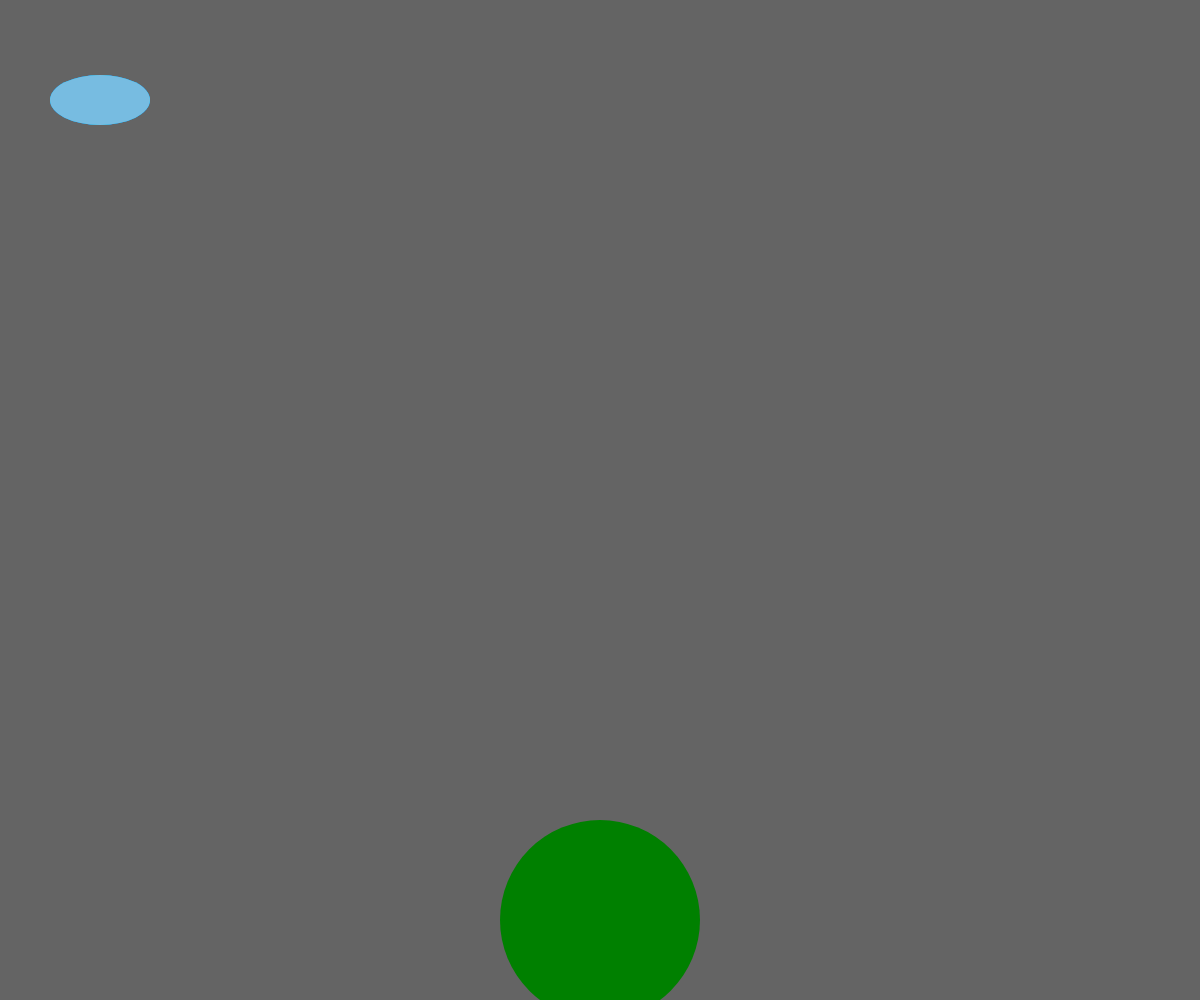
Frame 1 (no input)
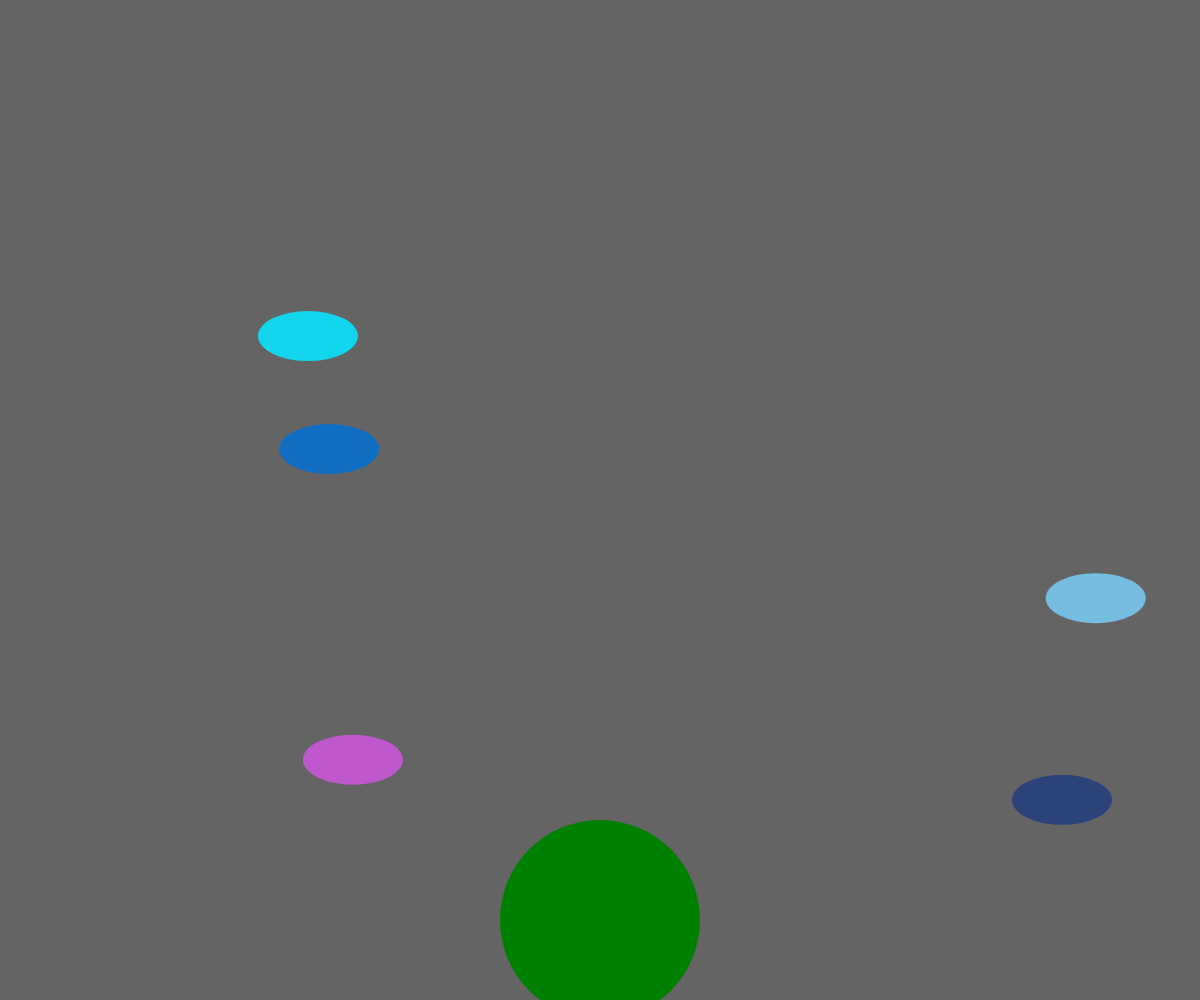
Frame 60 (no input)
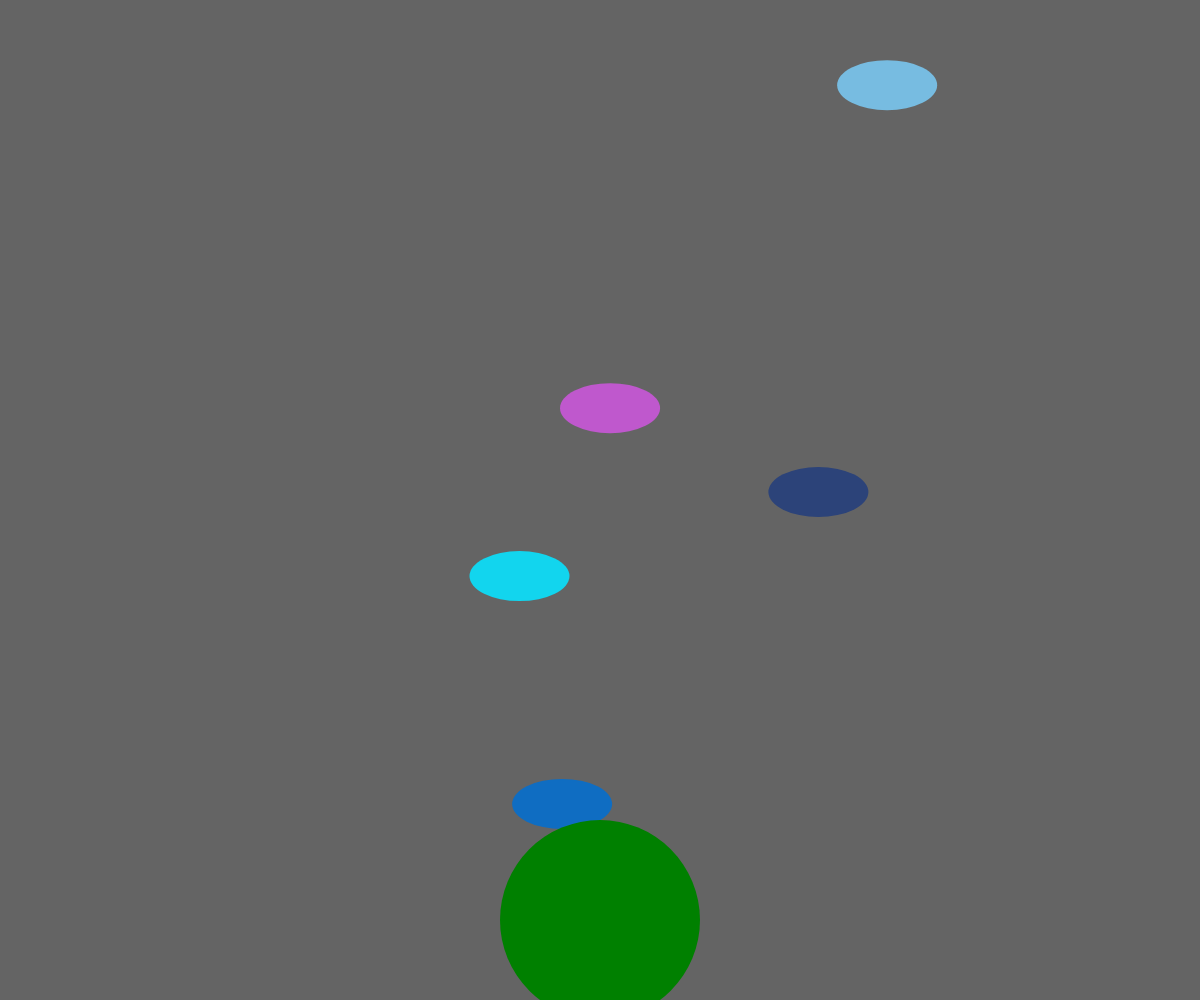
Frame 120 (the mouse pressed at the canvas centre since frame 60)

The p5.js sketch that drew these frames (run headless with seeded random() and noise() and a simulated clock; from frame 60 on, the mouse is pressed at the canvas centre):

// p5.js sketch
// ── sketch.js
var cars = [] ;
var frogPos ;


function setup() {
  createCanvas(windowWidth, windowHeight);
  for (var i = 0; i < 5; i++ ) {
    cars.push(new Car());
}
noStroke();

frogPos = createVector(width/2, height-80);

}

function draw() {


  background(100);
  for (var i = 0; i < cars.length; i++ ) {
  cars[i].display();
  cars[i].drive();
  if (cars[i].pos.dist(frogPos) < 50) {
cars.splice(i, 1);
  }
}


fill('green');
ellipse(frogPos.x, frogPos.y, 200, 200);
checkForKeys();
}

function Car() {
  //attributes
this.pos = createVector(100, 100);
this.vel = createVector(random(-10,10), random(-10,10));
this.r = random(255);
this.g = random(255);
this.b = random(255);

  //methods
  this.display = function(){
fill(this.r, this.g, this.b);
    ellipse(this.pos.x, this.pos.y, 100, 50);
  }

  this.drive = function(){
  this.pos.add(this.vel);
if (this.pos.x > width) this.pos.x = 0;
if (this.pos.x < 0) this.pos.x = width;
if (this.pos.y > height) this.pos.y = 0;
if (this.pos.y < 0) this.pos.y = height;
    }
  }

function checkForKeys() {
if (keyIsDown(LEFT_ARROW)) frogPos.x = frogPos.x - 5;
if (keyIsDown(RIGHT_ARROW)) frogPos.x = frogPos.x + 5;
if (keyIsDown(UP_ARROW)) frogPos.y = frogPos.y - 5;
if (keyIsDown(DOWN_ARROW)) frogPos.y = frogPos.y + 5;

}
